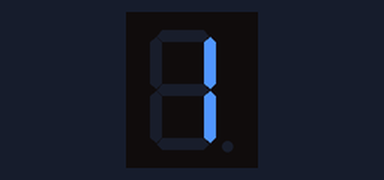
The sketch below on a simulated Arduino Uno, built with avr-gcc and run on an emulated ATmega328P. On the bench: 1-digit seven-segment display. Wiring (inferred from the names in the program): 1-digit 7-segment display, segments lit when HIGH: segments pin 2, pin 3, pin 4, pin 5, pin 6, pin 7, pin 8. The segment pins are drawn as the display they are named for; what the sketch prints to the serial monitor is not drawn.

Above: at 2.1 s.
At 3.1 s:
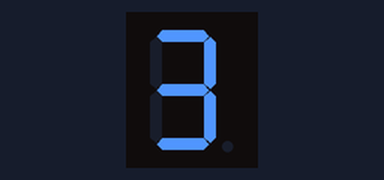
At 4.1 s:
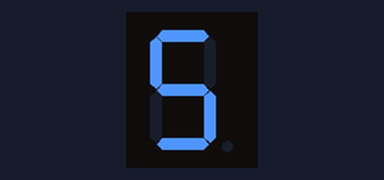
At 5.1 s:
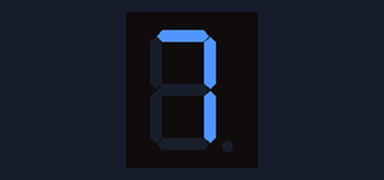
At 6.1 s:
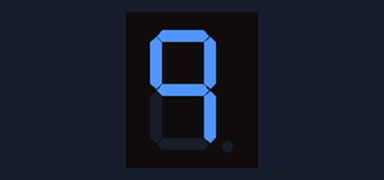
At 7.1 s:
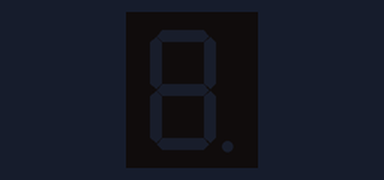

The sketch:

Codigo_Practica_5_PI.ino
```cpp
/*
   Fundacion Kinal
   Centro educativo tecnico laboral Kinal
   Quinto perito
   Quinto electronica
   Codigo Tecnico: EB5AV
   Curso: Taller de electronica digital y reparacion de computadoras I
   Proyecto: Parte i
   Dev: Diego Emanuel Yos Pinzón
   Fecha: 10 de Mayo

*/

const int A = 2;
const int B = 3;
const int C = 4;
const int D = 5;
const int E = 6;
const int F = 7;
const int G = 8;

const int N = 7;
const int SEGMENTOS[N] = {A,B,C,D,E,F,G};

//MATRIZ CATODO COMUN
const int DIGITOS[10][N] = {
  {0,1,1,0,0,0,0},
  {1,1,1,1,0,0,1},
  {1,0,1,1,0,1,1},
  {1,1,1,0,0,0,0},
  {1,1,1,0,0,1,1}
};
const int ON = HIGH;

float Kg = 2;
float Lb;
float Amperios = 2.98;
float microAmperios;

float multiplicacionKilogramos(float Kg) {
  return Kg * 2.20462;
}

float multiplicacion_uA(float microAmperios){
  return Amperios * 1000000;
}


void setup()
{
  Serial.begin(9600);
  Lb = multiplicacionKilogramos(Kg);
  Serial.print(Kg);
  Serial.print(" kilogramos es igual a: ");
  Serial.print(Lb);
  Serial.println(" Libras ");
  delay(1000);

  microAmperios = multiplicacion_uA(Amperios);
  Serial.print(Amperios);
  Serial.print(" Amperios son iguales a: ");
  Serial.print(microAmperios);
  Serial.println(" uA ");
  delay(1000);


  for(int i = 0; i <= 9; i++) {
    pinMode(SEGMENTOS[i], OUTPUT);
    digitalWrite(SEGMENTOS[i], LOW);
  }
}

void print(int d){
  for(int i = 0; i < N; i++){
    digitalWrite(SEGMENTOS[i], DIGITOS[d][i]);
  }
}

void loop()
{

  for(int i = 0; i <= 9; i++) {
    print(i);
    delay(1000);

    }

}
```

Measured:
- by itself, everything shown: repeats every 10.0 s, in 6 steps
- what the display in image 0 shows lasts 1.0 s, from 2.0 s to 3.0 s
- what the display in image 5 shows lasts 5.0 s, from 7.0 s to 12.0 s
